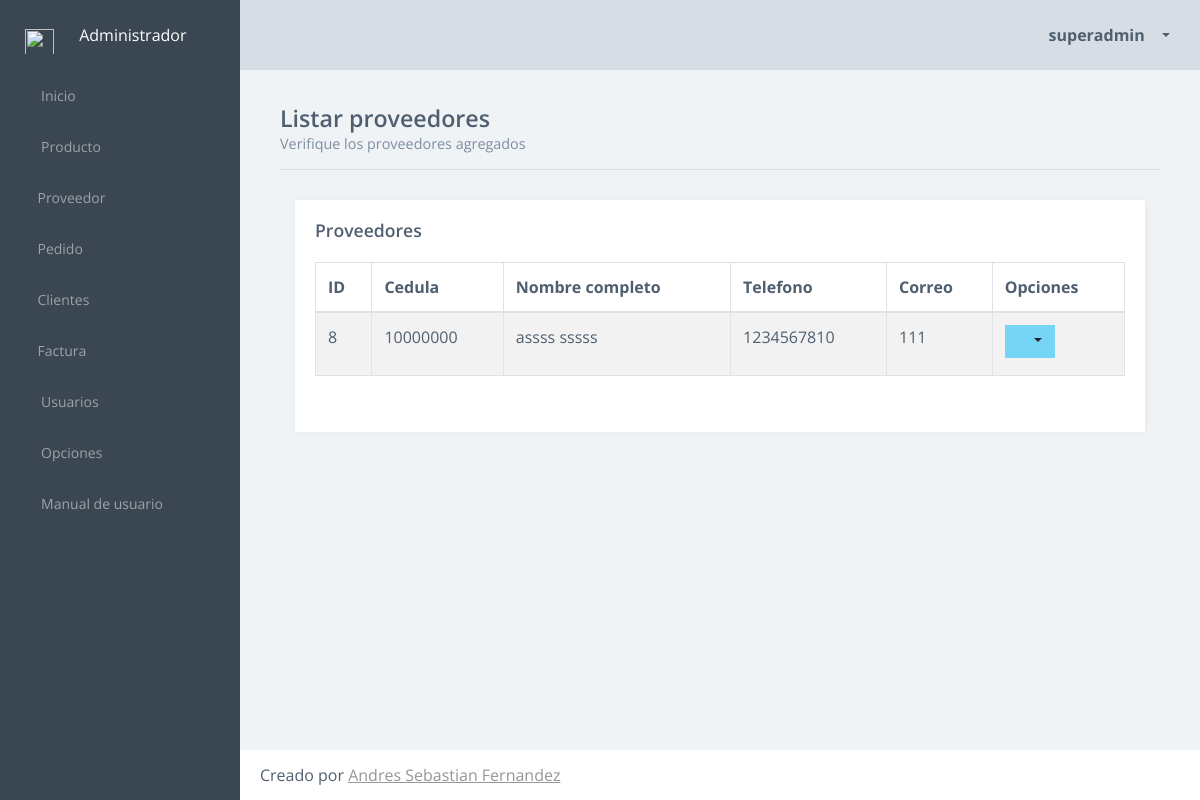
/inventario/listarProveedores (signed in), run on the app's committed database.
### inventario/models.py (models this page shows, shortened)
class Usuario(AbstractUser):
    username = models.CharField(max_length=80, unique=True)
    password = models.CharField(max_length=20)
    email = models.EmailField(max_length=100, unique=True)
    first_name = models.CharField(max_length=40)
    last_name = models.CharField(max_length=60)
    nivel = models.IntegerField(null=True)

class Proveedor(models.Model):
    cedula = models.CharField(max_length=12, unique=True)
    nombre = models.CharField(max_length=40)
    apellido = models.CharField(max_length=40)
    direccion = models.CharField(max_length=200)
    nacimiento = models.DateField()
    telefono = models.CharField(max_length=20)
    telefono2 = models.CharField(max_length=20,null=True)
    correo = models.CharField(max_length=100)
    correo2 = models.CharField(max_length=100,null=True)

### inventario/views.py (the view)
# urls.py: path('listarProveedores', views.ListarProveedores.as_view(), name='listarProveedores'),
class ListarProveedores(LoginRequiredMixin, View):
    login_url = '/inventario/login'
    redirect_field_name = None
    def get(self, request):
        from django.db import models
        proveedores = Proveedor.objects.all()
        contexto = {'tabla': proveedores}
        contexto = complementarContexto(contexto,request.user)
        return render(request, 'inventario/proveedor/listarProveedores.html',contexto)

### inventario/funciones.py (called while the page is built)
def complementarContexto(contexto,datos):
    contexto['usuario'] = datos.username
    contexto['id_usuario'] = datos.id
    contexto['nombre'] = datos.first_name
    contexto['apellido'] = datos.last_name
    contexto['correo'] = datos.email
    return contexto

### inventario/templates/inventario/proveedor/listarProveedores.html (shortened to what this page needs)
{% extends "inventario/comun/base.html" %}
{% block content %}
{% load static %}
                <article class="content responsive-tables-page">
                    <div class="title-block">
                        <h1 class="title"> Listar proveedores </h1>
                        <p class="title-description"> Verifique los proveedores agregados </p>
                    </div>
                    <section class="section">
                        <div class="row">
                            <div class="col-md-12">
                            <div class="col-md-12">
                                <div class="card">
                                    <div class="card-block">
                                        <div class="card-title-block">
                                            <h3 class="title">Proveedores</h3>
                                        </div>
                                        <section class="example">
                                            <div class="table-responsive">
                                                <table id="example2" class="table table-striped table-bordered table-hover">
                                                    <thead>
                                                        <tr>
                                                            <th>ID</th>
                                                            <th>Cedula</th>
                                                            <th>Nombre completo</th>
                                                            <th>Telefono</th>
                                                            <th>Correo</th>
                                                            <th>Opciones</th>
                                                        </tr>
                                                    </thead>
                                                    <tbody>
                                                    	{% for fila in tabla %}
                                                        <tr>
                                                            <td>{{  fila.id }}</td>
                                                            <td>{{ fila.cedula}}</td>
                                                            <td>{{ fila.nombre }} {{ fila.apellido }}</td>
                                                            <td>{{ fila.telefono }}</td>
                                                            <td>{{ fila.correo }}</td>
                                                            <td>
                                                <div class="btn-group">
                                                <button type="button" class="btn btn-info dropdown-toggle" data-toggle="dropdown" aria-haspopup="true" aria-expanded="false"><i class="fa fa-wrench"></i></button>
                                                     </div>
                                                            </td>
                                                        </tr>
                                                        {% endfor %}
                                                    </tbody>
                                                </table>
                                            </div>
                                        </section>
                                    </div>
                                </div>
                            </div>
                        </div>
                    </section>
                </article>
{% endblock %}

### inventario/templates/inventario/comun/header.html (shortened to what this page needs)
                <header class="header">
                    <div class="header-block header-block-nav">
                        <ul class="nav-profile">
                            <li class="profile dropdown">
                                <a class="nav-link dropdown-toggle" data-toggle="dropdown" href="#" role="button" aria-haspopup="true" aria-expanded="false">
                                    <em class="fa fa-user"></em>
                                    <span class="name"> {{ usuario }} </span>
                                </a>
                            </li>
                        </ul>
                    </div>
                </header>

### data on the page
Usuario: username "superadmin"
Proveedor: id "8", cedula "10000000", nombre "assss", apellido "sssss", telefono "1234567810", correo "111"
